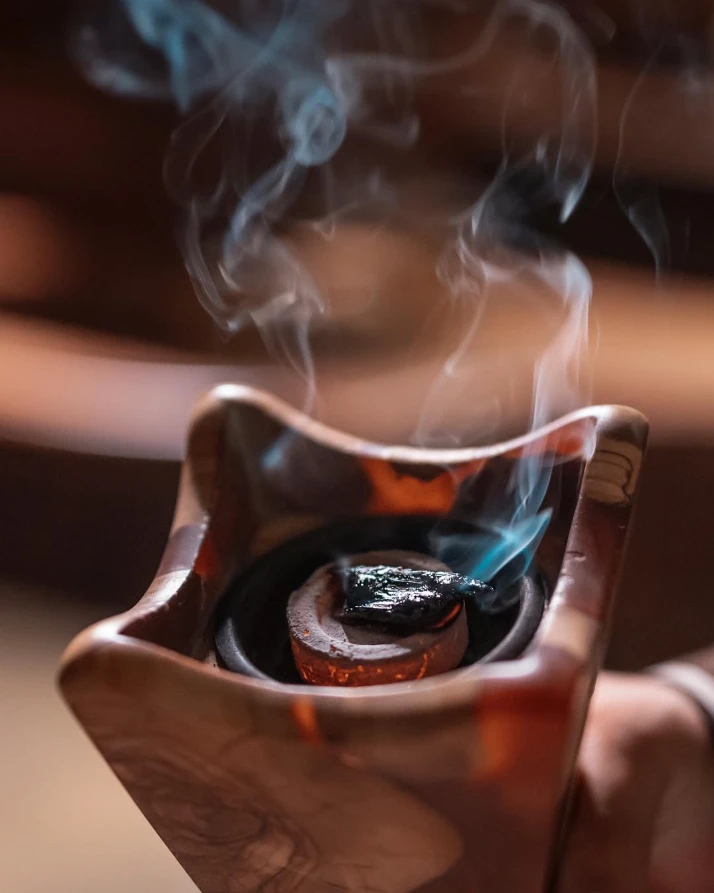
#> input picture assets/ig-bukhoor.webp, 714 x 893 px, found by its file name
$ python make_og.py
#> lines starting #> are read from the running program, lines starting #| are printed output that depends on the picture
"""
Build the social preview card: assets/og-image.jpg, 1200x630.

Why this exists: og:image pointed at a Zid CDN URL the house does not
control. If that path rotates or the product is delisted, every shared link
silently loses its preview — WhatsApp, Instagram DM, X, Slack. This renders
a card from assets we own.

Arabic note: Pillow reports raqm=False on this machine, so its text layout
cannot shape Arabic — it would draw isolated, unjoined letters left to
right. So the Arabic line is shaped with harfbuzz (same path as
make_svg.py), the glyph outlines are pulled with fontTools, the curves are
flattened to polygons here, and Pillow fills those directly. Latin text goes
through the normal text engine, which handles it fine.

Run: python render/make_og.py
"""

import os
from PIL import Image, ImageDraw, ImageFilter, ImageFont
import uharfbuzz as hb
from fontTools.ttLib import TTFont
from fontTools.pens.basePen import BasePen
from fontTools.pens.transformPen import TransformPen
from fontTools.misc.transform import Transform

W, H = 1200, 630
OUT = "assets/og-image.jpg"
PHOTO = "assets/ig-bukhoor.webp"
MARK = "assets/logo-mark.png"
AR_FONT = r"C:\Windows\Fonts\arabtype.ttf"
SERIF = r"C:\Windows\Fonts\georgia.ttf"
SANS = r"C:\Windows\Fonts\segoeui.ttf"

INK = (21, 16, 10)
OUD = (36, 24, 16)
GOLD_400 = (194, 163, 104)
GOLD_500 = (174, 139, 79)
SAND_50 = (251, 246, 234)


# ─────────────────── Arabic: shape, outline, flatten ───────────────────
class PolyPen(BasePen):
    """Collects contours as flat point lists, subdividing curves."""

    # [10 lines left out: functions __init__, _moveTo, not called in this run]

    def _lineTo(self, pt):
        self._cur.append(pt)

    # [27 lines left out: functions _curveToOne, _qCurveToOne, _closePath, done, not called in this run]


def arabic_contours(text, px):
    """Shaped, outlined, y-down contours for one Arabic line at px height."""
    with open(AR_FONT, "rb") as f:
        data = f.read()
    face = hb.Face(data)
    font = hb.Font(face)
    font.scale = (face.upem, face.upem)
    buf = hb.Buffer()
    buf.add_str(text)
    buf.guess_segment_properties()
    buf.direction = "rtl"
    buf.script = "Arab"
    buf.language = "ar"
    hb.shape(font, buf)

    tt = TTFont(AR_FONT)
    gs = tt.getGlyphSet()
    order = tt.getGlyphOrder()
    scale = px / face.upem

    out, x, y = [], 0.0, 0.0
    for info, pos in zip(buf.glyph_infos, buf.glyph_positions):
        gname = order[info.codepoint]
        t = Transform(scale, 0, 0, -scale,
                      (x + pos.x_offset) * scale,
                      (y + pos.y_offset) * -scale)
        pen = PolyPen(gs)
        gs[gname].draw(TransformPen(pen, t))
        out.extend(pen.done())
        x += pos.x_advance
        y += pos.y_advance
    return out


def draw_arabic(img, text, px, cy, fill):
    """Centre a shaped Arabic line horizontally at vertical centre cy."""
    contours = arabic_contours(text, px)
    if not contours:
        return
    xs = [p[0] for c in contours for p in c]
    ys = [p[1] for c in contours for p in c]
    ox = (W - (max(xs) - min(xs))) / 2 - min(xs)
    oy = cy - (min(ys) + max(ys)) / 2

    # Supersample so the flattened outlines get clean edges.
    S = 4
    layer = Image.new("L", (W * S, H * S), 0)
    d = ImageDraw.Draw(layer)
    for c in contours:
        d.polygon([((p[0] + ox) * S, (p[1] + oy) * S) for p in c], fill=255)
    mask = layer.resize((W, H), Image.LANCZOS)
    img.paste(Image.new("RGB", (W, H), fill), (0, 0), mask)


# ─────────────────────────── compose ───────────────────────────
def main():
    card = Image.new("RGB", (W, H), INK)
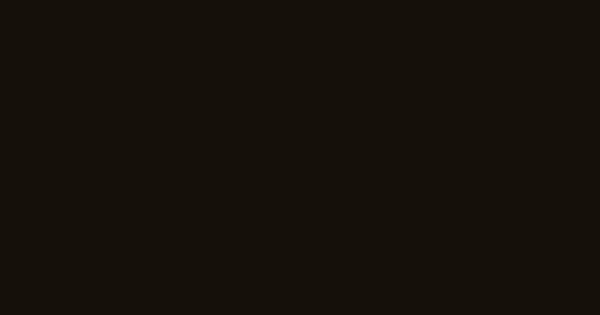
#> card: PIL image 1200x630 RGB (shown at 1/2 size); mean R, G, B 21, 16, 10

    # vertical wash INK -> OUD -> INK
    grad = Image.new("RGB", (1, H))
    gp = grad.load()
    for y in range(H):
        t = abs((y / H) - 0.5) * 2          # 0 centre, 1 edges
        gp[0, y] = tuple(int(OUD[i] + (INK[i] - OUD[i]) * t) for i in range(3))
    card = grad.resize((W, H), Image.BILINEAR)

    # the bukhoor photo as atmosphere: blurred hard, held right, faded back
    if os.path.exists(PHOTO):
        ph = Image.open(PHOTO).convert("RGB")
#> ph is the input picture: PIL image 714x893 RGB; mean R, G, B 90, 61.6, 54
        s = max(W / ph.width, H / ph.height) * 1.25
        ph = ph.resize((int(ph.width * s), int(ph.height * s)), Image.LANCZOS)
#> ph: PIL image 1500x1876 RGB
        ph = ph.crop((ph.width - W, max(0, (ph.height - H) // 2),
                      ph.width, max(0, (ph.height - H) // 2) + H))
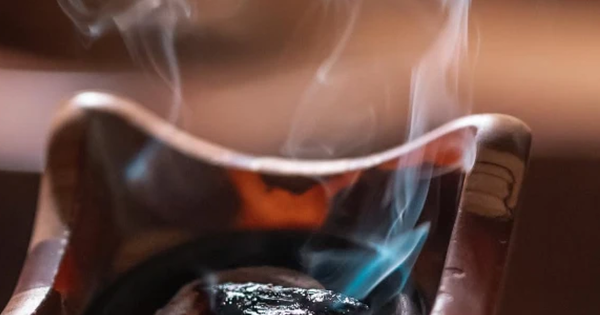
#> ph: PIL image 1200x630 RGB (shown at 1/2 size); mean R, G, B 106.4, 76.2, 67.7
        ph = ph.filter(ImageFilter.GaussianBlur(26))
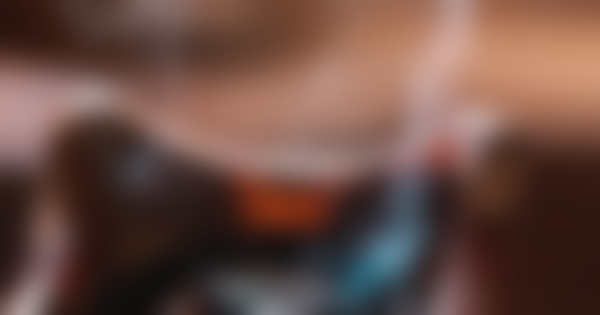
#> ph: PIL image 1200x630 RGB (shown at 1/2 size); mean R, G, B 106.3, 76.2, 67.6
        # fade it out toward the left so type sits on clean ground
        fade = Image.new("L", (W, H), 0)
#> fade: PIL image 1200x630 L; every value is 0
        fd = ImageDraw.Draw(fade)
        for x in range(W):
            fd.line([(x, 0), (x, H)], fill=int(150 * max(0.0, (x / W - 0.22) / 0.78) ** 1.4))
        card = Image.composite(ph, card, fade)
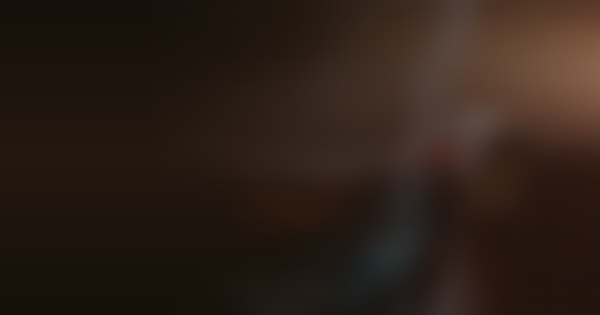
#> card: PIL image 1200x630 RGB (shown at 1/2 size); mean R, G, B 44.8, 31.4, 23.5

    # vignette
    vig = Image.new("L", (W, H), 0)
    ImageDraw.Draw(vig).ellipse((-W * 0.35, -H * 0.5, W * 1.35, H * 1.5), fill=190)
#> vig: PIL image 1200x630 L; every value is 190
    vig = vig.filter(ImageFilter.GaussianBlur(120))
    card = Image.composite(card, Image.new("RGB", (W, H), INK), vig)
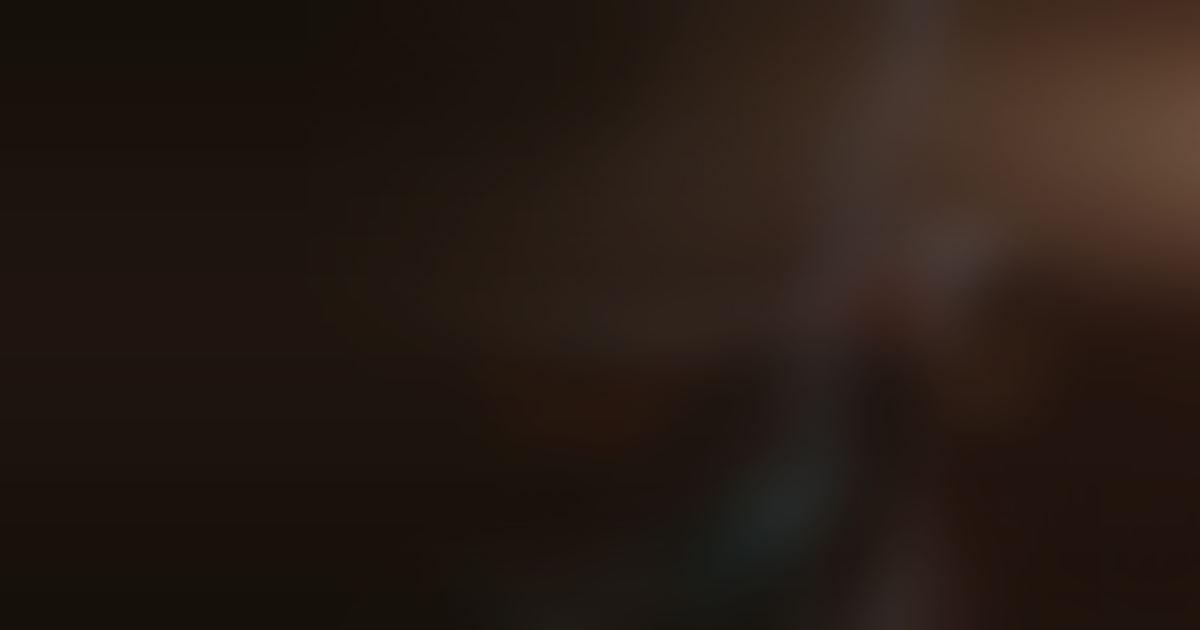
#> card: PIL image 1200x630 RGB; mean R, G, B 38.7, 27.4, 20

    d = ImageDraw.Draw(card)

    # logo mark
    if os.path.exists(MARK):
        m = Image.open(MARK).convert("RGBA")
        mh = 74
        m = m.resize((int(m.width * mh / m.height), mh), Image.LANCZOS)
        card.paste(m, ((W - m.width) // 2, 96), m)

    f_name = ImageFont.truetype(SERIF, 78)
    f_sub = ImageFont.truetype(SANS, 21)
    f_foot = ImageFont.truetype(SANS, 17)

    def centred(text, font, y, fill, tracking=0):
#> called with text = 'SHAMUM', y = 196, fill = (251, 246, 234), tracking = 13
        widths = [d.textlength(ch, font=font) for ch in text]
#> widths = [49.52, 58.66, 53.36, 67.3, 57.09, 67.3]
        total = sum(widths) + tracking * (len(text) - 1)
#> total = 418.2
        x = (W - total) / 2
#> x = 390.9
        for ch, w in zip(text, widths):
            d.text((x, y), ch, font=font, fill=fill)
            x += w + tracking
#> this loop made 6 passes
#> (ch, w, x) on passes 1 to 6: ('S', 49.52, 453.4), ('H', 58.66, 525.1), ('A', 53.36, 591.4), ('M', 67.3, 671.7), ('U', 57.09, 741.8), ('M', 67.3, 822.1)
#> after the loop, x = 822.1

    centred("SHAMUM", f_name, 196, SAND_50, tracking=13)
    centred("THE SCENT OF AN AUTHENTIC PERFUME", f_sub, 300, GOLD_400, tracking=4)
#> the loop in centred (call 2), `for ch, w in zip(text, widths):` made 33 passes
#> (ch, w, x) on passes 1 to 8: ('T', 12.83, 340.8), ('H', 15.8, 360.6), ('E', 13.27, 377.9), (' ', 6.67, 388.5), ('S', 13.33, 405.9), ('C', 14.66, 424.5), ('E', 13.27, 441.8), ('N', 15.7, 461.5)

    # gold rule
    d.line([(W / 2 - 150, 348), (W / 2 + 150, 348)], fill=GOLD_500, width=1)

    # Arabic tagline — shaped, not laid out by Pillow
    draw_arabic(card, "عبـقُ العطــر الأصيــل", 62, 412, GOLD_400)

    d.line([(W / 2 - 150, 470), (W / 2 + 150, 470)], fill=GOLD_500, width=1)
    centred("SULTANATE OF OMAN  ·  EST. 2010", f_foot, 500, (150, 128, 92), tracking=6)

    os.makedirs("assets", exist_ok=True)
    card.save(OUT, "JPEG", quality=88, optimize=True, progressive=True)
    kb = os.path.getsize(OUT) / 1024
    print("wrote %s  %dx%d  %.1f KB" % (OUT, W, H, kb))


#> (the run stopped early here; a loop or call above may not have finished)
